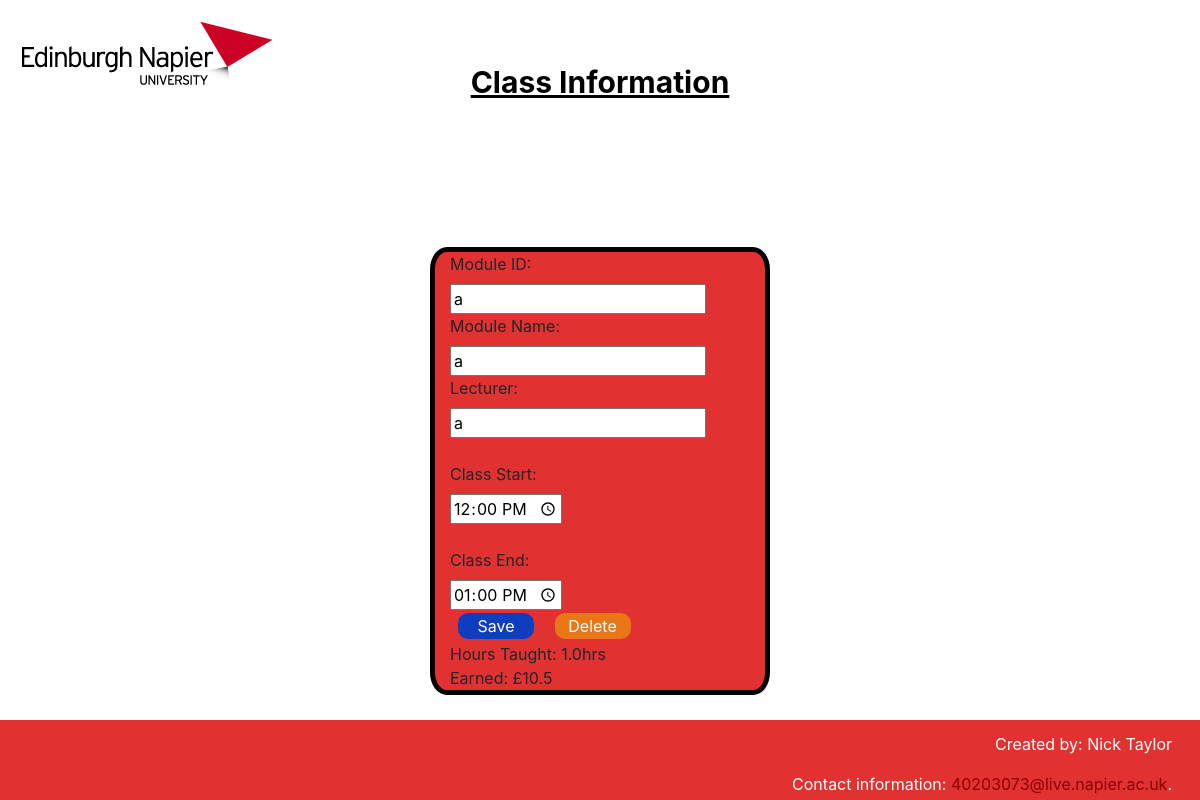
/2018/11/8 (signed in), run on the app's committed database.
### tables this page shows
CREATE TABLE "classes" (
	`day`	INTEGER,
	`month`	INTEGER,
	`year`	INTEGER,
	`class_start`	TEXT,
	`class_end`	TEXT,
	`moduleID`	TEXT NOT NULL,
	`moduleName`	TEXT NOT NULL,
	`lecturer`	TEXT,
	`user`	TEXT,
	PRIMARY KEY(`day`,`month`,`year`)
);

### main.py (the view)
@app.route('/<int:year>/<int:month>/<int:day>')
def day(year, month, day):
  if not user:
    return redirect(url_for('login'))
  sql = "SELECT * FROM classes WHERE year=? AND month=? AND day=? AND user=?"
  event = queryDatabase(sql, [year, month, day, user], one=True)
  formatTime = '%H:%M'
  if event:
    duration = datetime.strptime(event['class_end'], formatTime) - datetime.strptime(event['class_start'], formatTime)
    duration_rounded = duration.total_seconds() / 3600.0
    sql = "SELECT * FROM users WHERE user=?"
    row = queryDatabase(sql, [user], one=True)
    earned = row['pay'] * duration_rounded
  else:
    duration_rounded = None
    earned = None
  return render_template('classInput.html', year=year, month=month, day=day,
  event=event, duration=duration_rounded, earned=earned)

### main.py (called while the page is built)
def retrieveDatabase():
  db = getattr(g, 'db', None)
  if db is None:
    db = sqlite3.connect(database_location)
    g.db = db
    db.row_factory = sqlite3.Row
  return db

def queryDatabase(query, args=(), one=False):
  cur = retrieveDatabase().execute(query, args)
  rv = cur.fetchall()
  cur.close()
  return (rv[0] if rv else None) if one else rv

@app.teardown_appcontext
def close_db_connection(exception):
  db = getattr(g, 'db', None)
  if db is not None:
    db.close()

### templates/classInput.html (shortened to what this page needs)
<!DOCTYPE html>
<html lang="en">
<head>
  <link rel="stylesheet" href="{{ url_for('static',
  filename='css/bootstrap.min.css') }}"/>
  <link rel="stylesheet" type="text/css" href="{{ url_for('static', filename='css/classInput.css') }}">
</head>
<body>
    <div>
        <img src="{{ url_for('static', filename='images/logo (1).png') }}" alt="Logo" class="logo">
    </div>
    <div class="header">
        Class Information
    </div>
  <div class="container">
    <div class="row">
    <div class="col-md-8">
      <form action="/{{ year ~ '/' ~ month }}" method="POST" name="form">
        <label for="moduleID">Module ID:</label>
        <input type="text" placeholder="Enter Module ID" id="moduleID" name="moduleID" value="{{ event['moduleID'] if event }}" required/>
        <label for="moduleName">Module Name:</label>
          <input type="text" placeholder="Enter Module Name" id="moduleName" name="moduleName" value="{{ event['moduleName'] if event }}" required/>
          <label for="lecturer">Lecturer:</label>
          <input type="text" placeholder="Enter Lecturers Name" id="lecturer" name="lecturer" value="{{ event['lecturer'] if event }}" required/>
        <label for="class_start"><br>Class Start:</label>
        <input type="time" id="class_start" name="class_start" value="{{
        event['class_start'] if event else '12:00' }}"/>
        <label for="class_end"><br>Class End:</label>
        <input type="time" id="class_end" name="class_end" value="{{
        event['class_end'] if event else '13:00' }}"/>
        <input type="submit" class="button" name="action" value="Save"/>
        {% if event %}
          <input type="submit" class="button1" name="action" value="Delete"/>
        {% endif %}
        {% if duration %}
          <span><br>Hours Taught: {{ '{:0.1f}'.format(duration) }}hrs</span>
        {% endif %}
        {% if earned %}
          <span><br>Earned: &pound;{{ '{:0.1f}'.format(earned) }}</span>
        {% endif %}
      </form>
    </div>
    <div class="footer">
        <p>Created by: Nick Taylor</p>
        <p>Contact information: <a href="mailto:40203073@live.napier.ac.uk">
        40203073@live.napier.ac.uk</a>.</p>
      </div>
</body>
</html>

### static/css/classInput.css (style rules this page uses)
.logo { position: absolute; top: 22px; left: 22px; }
.container { margin: 0 auto; width: 340px; position: absolute; top: 35%; right: 0; left: 0; bottom: 50%; }
.row { border: 5px solid #000000; border-radius: 5%; margin-top: -33px; background-color: #e23131; }
.button { background-color: rgb(14, 61, 192); border-radius: 10px 10px 10px 10px; padding: -1px 20px; margin: 3px 8px; border: none; cursor: pointer; width: 40%; color: white; }
.button1 { border-radius: 10px 10px 10px 10px; background-color: rgb(233, 118, 23); padding: -1px 20px; margin: 3px 8px; border: none; cursor: pointer; width: 40%; color: white; }
.header { padding: 60px; text-align: center; background: white; color: black; font-size: 30px; font-weight: bolder; text-decoration: underline; }
.footer { position: fixed; left: 0; bottom: 0; height: 10%; width: 100%; background-color: #e23131; color: white; text-align: right; }
p { margin-top: 12px; margin-bottom: 1rem; margin-right: 28px; }
a { color: darkred; }

### data on the page
classes: moduleID "a", moduleName "a", lecturer "a", class_start "12:00", class_end "13:00"

### other printed values
{{ '{:0.1f}'.format(duration) }} "1.0"
{{ '{:0.1f}'.format(earned) }} "10.5"
